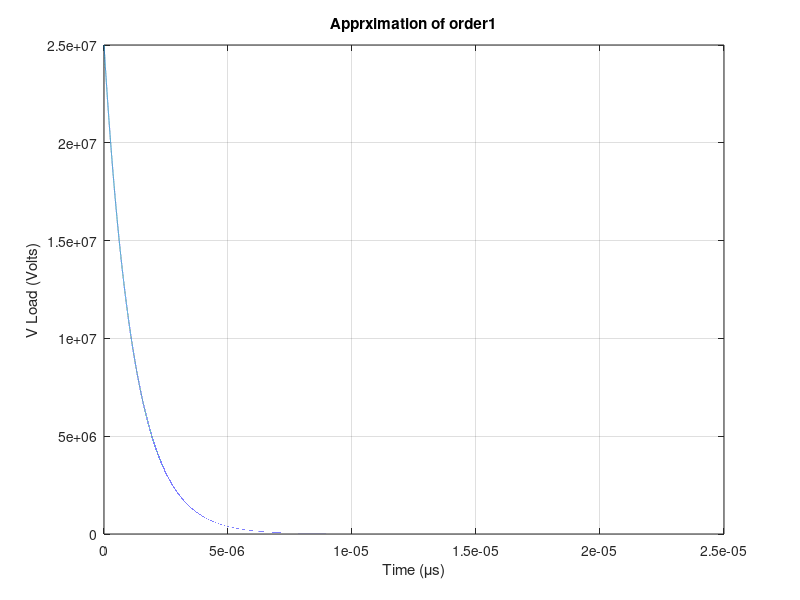
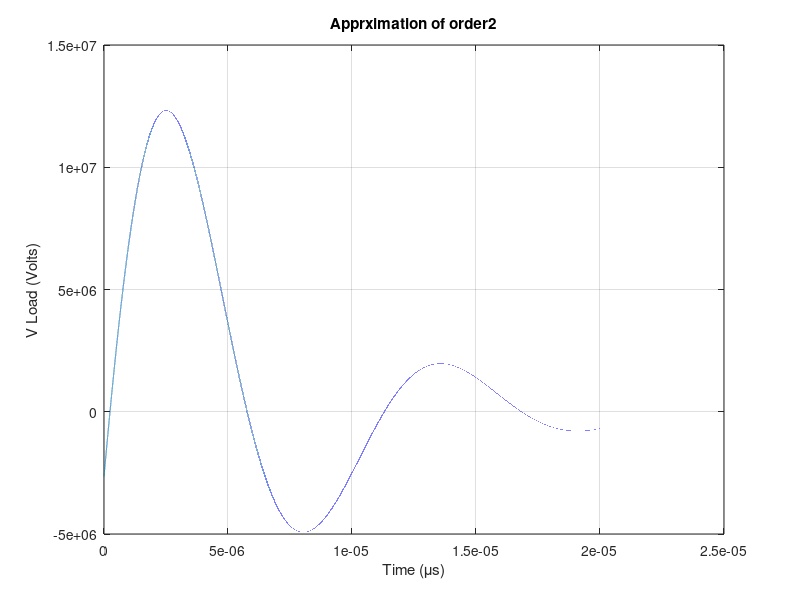
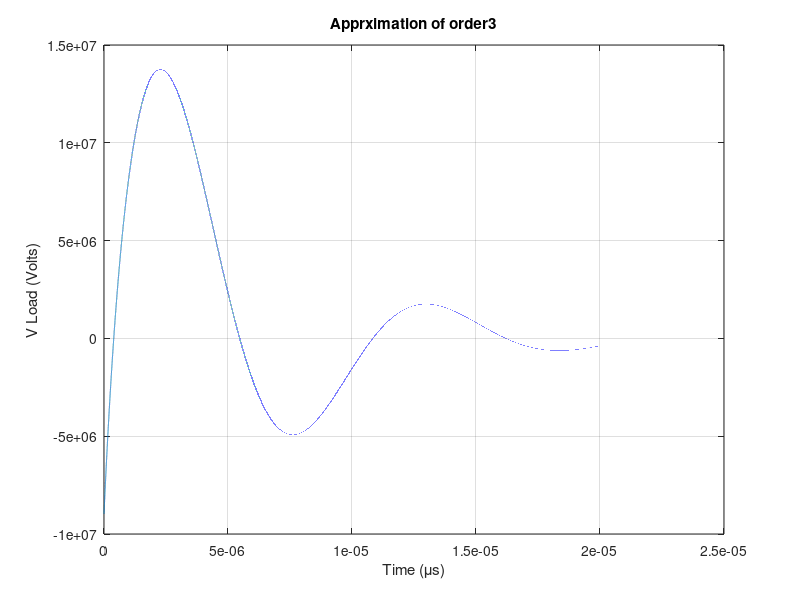
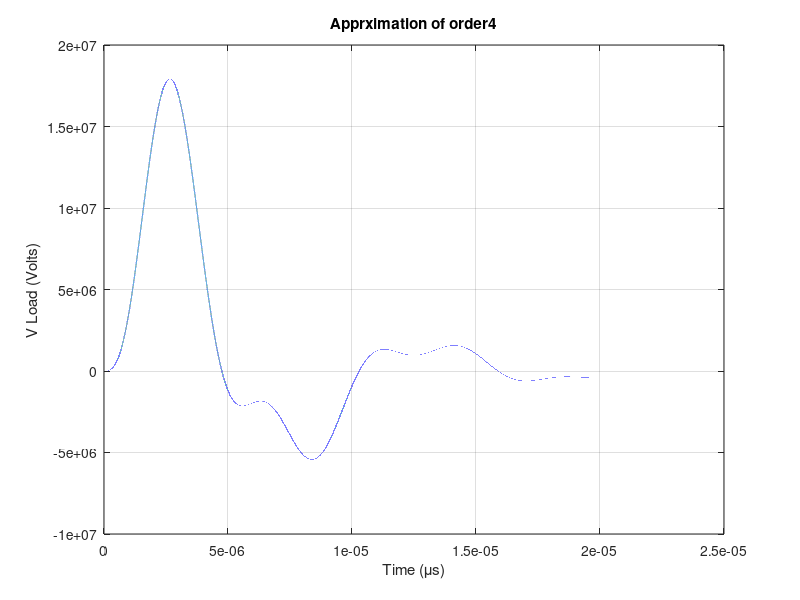

Source code (MATLAB) for these figures, in order:
clear all
clc
% Input state-space matrices
l = 400;
N = 2;
dz = l/N;
R = 0.1*dz;
L = 2.5e-7*dz;  
C = 1e-10*dz;      
Rs = 0;       
Vs  = 30; % this is u
A = [-(Rs+R)/L, -1/L, 0   , 0   ;
       1/C    ,  0  , -1/C, 0   ;
    0         , 1/L , -R/L, -1/L;
    0         , 0   , 1/C , 0  ];
B = [1/L;0;0;0].*30;
C = [0;0;0;1];
% Determine the order of the system
q = length(B);

% Compute moments
num_moments = 2 * q;
moments = zeros(1, num_moments);
for i = 1:num_moments
    moments(i) = -transpose(C) * (A^(-i)) * B;
end

% Generalized approximation for all orders
for approx_order = 1:q
    fprintf('Case %d:\n', approx_order);

    % Construct the moment matrix
    moment_matrix = zeros(approx_order);
    Vector_c = -moments(approx_order+1:2*approx_order)';

    for i = 1:approx_order
        moment_matrix(i, :) = moments(i:i+approx_order-1);
    end
    % find b matrix (deno coef)
    b_matrix = inv(moment_matrix)*Vector_c;
    
    %find the ploes 
    poles = roots([transpose(b_matrix) ,1]);
    
    % determine residuses 
    % form the V matrix 
    V = zeros(approx_order);
    for i = 1:approx_order
        for j = 1:approx_order
            V(i, j) = 1/poles(j)^(i-1);
        end
    end
    % form the A matrix 
    A_diag = diag(1 ./ poles);
    r_moments = moments(1:approx_order); % a helper matrix
    % find the residuse
    residues = -1*inv(A_diag)* inv(V)* transpose(r_moments);
    %set a value for t 
    %t=0:10;
    t = 0:1e-10:20e-6;
    %form the impulse response 
    h =0;
    for i = 1:approx_order
        h = h + residues(i) * exp(poles(i) * t);
    end
    % plot the output 
    figure(approx_order);
    plot(t,h);
    xlabel('Time (\mus)');
    ylabel('V Load (Volts)');
    title(['Apprximation of order',num2str(approx_order)]);
    grid on
end

